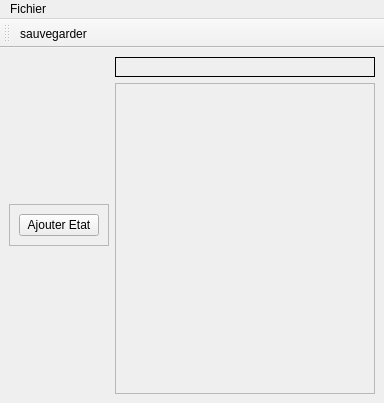
<?xml version="1.0" encoding="UTF-8"?>
<ui version="4.0">
 <class>CreateAutomate</class>
 <widget class="QMainWindow" name="CreateAutomate">
  <property name="windowModality">
   <enum>Qt::NonModal</enum>
  </property>
  <property name="geometry">
   <rect>
    <x>0</x>
    <y>0</y>
    <width>384</width>
    <height>403</height>
   </rect>
  </property>
  <property name="windowTitle">
   <string>Création d'automate</string>
  </property>
  <property name="windowIcon">
   <iconset>
    <normaloff>:/new/prefix1/icon.jpg</normaloff>:/new/prefix1/icon.jpg</iconset>
  </property>
  <property name="accessibleDescription">
   <string>Un outil pour créer des automates</string>
  </property>
  <property name="autoFillBackground">
   <bool>true</bool>
  </property>
  <property name="tabShape">
   <enum>QTabWidget::Rounded</enum>
  </property>
  <widget class="QWidget" name="centralwidget">
   <layout class="QHBoxLayout" name="horizontalLayout">
    <item>
     <widget class="QFrame" name="frame1">
      <property name="maximumSize">
       <size>
        <width>300</width>
        <height>16777215</height>
       </size>
      </property>
      <property name="mouseTracking">
       <bool>false</bool>
      </property>
      <property name="frameShape">
       <enum>QFrame::StyledPanel</enum>
      </property>
      <property name="frameShadow">
       <enum>QFrame::Sunken</enum>
      </property>
      <layout class="QVBoxLayout" name="etatVert">
       <property name="sizeConstraint">
        <enum>QLayout::SetMaximumSize</enum>
       </property>
       <item>
        <widget class="QPushButton" name="pushButton">
         <property name="text">
          <string>Ajouter Etat</string>
         </property>
        </widget>
       </item>
      </layout>
     </widget>
    </item>
    <item>
     <layout class="QVBoxLayout" name="Droite">
      <item>
       <widget class="QFrame" name="frame">
        <property name="minimumSize">
         <size>
          <width>0</width>
          <height>0</height>
         </size>
        </property>
        <property name="frameShape">
         <enum>QFrame::Box</enum>
        </property>
        <property name="frameShadow">
         <enum>QFrame::Plain</enum>
        </property>
        <layout class="QGridLayout" name="etatDroite"/>
       </widget>
      </item>
      <item>
       <widget class="QScrollArea" name="scrollArea">
        <property name="verticalScrollBarPolicy">
         <enum>Qt::ScrollBarAsNeeded</enum>
        </property>
        <property name="widgetResizable">
         <bool>false</bool>
        </property>
        <widget class="QWidget" name="vueTomate">
         <property name="geometry">
          <rect>
           <x>0</x>
           <y>0</y>
           <width>244</width>
           <height>204</height>
          </rect>
         </property>
        </widget>
       </widget>
      </item>
     </layout>
    </item>
   </layout>
  </widget>
  <widget class="QMenuBar" name="menubar">
   <property name="geometry">
    <rect>
     <x>0</x>
     <y>0</y>
     <width>384</width>
     <height>25</height>
    </rect>
   </property>
   <widget class="QMenu" name="menuFichier">
    <property name="title">
     <string>Fichier</string>
    </property>
    <addaction name="actionSauvegarder"/>
    <addaction name="separator"/>
    <addaction name="actionFermer"/>
    <addaction name="separator"/>
    <addaction name="actionVoir"/>
   </widget>
   <addaction name="menuFichier"/>
  </widget>
  <widget class="QToolBar" name="toolBar">
   <property name="windowTitle">
    <string>toolBar</string>
   </property>
   <attribute name="toolBarArea">
    <enum>TopToolBarArea</enum>
   </attribute>
   <attribute name="toolBarBreak">
    <bool>false</bool>
   </attribute>
   <addaction name="actionSauvegarder"/>
  </widget>
  <action name="actionFermer">
   <property name="icon">
    <iconset resource="Images.qrc">
     <normaloff>:/new/prefix1/Images/suppr.png</normaloff>:/new/prefix1/Images/suppr.png</iconset>
   </property>
   <property name="text">
    <string>fermer</string>
   </property>
   <property name="shortcut">
    <string>Esc</string>
   </property>
  </action>
  <action name="actionVoir">
   <property name="text">
    <string>Voir</string>
   </property>
   <property name="visible">
    <bool>false</bool>
   </property>
  </action>
  <action name="actionSauvegarder">
   <property name="icon">
    <iconset resource="Images.qrc">
     <normaloff>:/new/prefix1/Images/save.png</normaloff>:/new/prefix1/Images/save.png</iconset>
   </property>
   <property name="text">
    <string>sauvegarder</string>
   </property>
   <property name="toolTip">
    <string>sauvegarder l'automate</string>
   </property>
   <property name="shortcut">
    <string>Ctrl+S</string>
   </property>
  </action>
 </widget>
 <resources>
  <include location="Images.qrc"/>
 </resources>
 <connections>
  <connection>
   <sender>actionFermer</sender>
   <signal>triggered()</signal>
   <receiver>CreateAutomate</receiver>
   <slot>close()</slot>
   <hints>
    <hint type="sourcelabel">
     <x>-1</x>
     <y>-1</y>
    </hint>
    <hint type="destinationlabel">
     <x>399</x>
     <y>299</y>
    </hint>
   </hints>
  </connection>
 </connections>
</ui>
